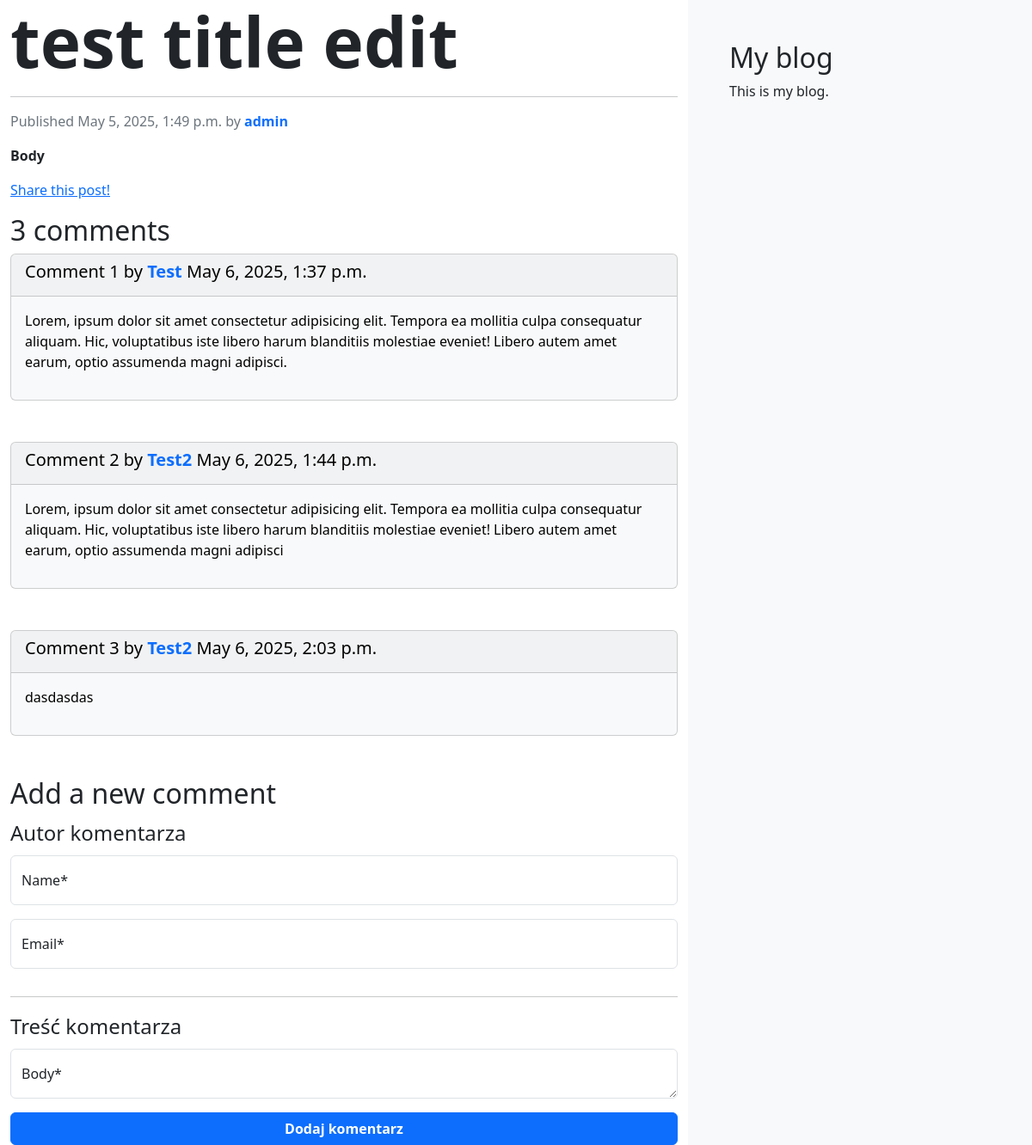
Page /blog/2025/5/5/test-title/ on the committed database.
### blog/models.py (models this page shows, shortened)
class Post(models.Model):
    class Status(models.TextChoices):
        DRAFT = "DF", "Draft"
        PUBLISHED = "PB", "Published"
    title = models.CharField(max_length=255)
    slug = models.SlugField(
        max_length=255,
        unique_for_date="publish",
    )
    author = models.ForeignKey(
        settings.AUTH_USER_MODEL,
        on_delete=models.CASCADE,
        related_name="posts",
    )
    body = models.TextField()
    publish = models.DateTimeField(default=timezone.now)
    created_at = models.DateTimeField(auto_now_add=True)
    updated_at = models.DateTimeField(auto_now=True)
    status = models.CharField(max_length=2, choices=Status, default=Status.DRAFT)
    objects = models.Manager()  # default manager
    published = PublishedManager()  # custom manager
    tags = TaggableManager()  # taggit manager
    class Meta:
        ordering = ["-publish"]
        indexes = [
            models.Index(fields=("-publish",)),
        ]

class Comment(models.Model):
    post = models.ForeignKey(Post, on_delete=models.CASCADE, related_name="comments")
    name = models.CharField(max_length=80)
    email = models.EmailField()
    body = models.TextField()
    created_at = models.DateTimeField(auto_now_add=True)
    updated_at = models.DateTimeField(auto_now=True)
    active = models.BooleanField(default=True)
    class Meta:
        ordering = ["created_at"]
        indexes = [models.Index(fields=["created_at"])]

### blog/views.py (the view)
def post_detail(request, year, month, day, post):
    post = get_object_or_404(
        Post,
        status=Post.Status.PUBLISHED,
        slug=post,
        publish__year=year,
        publish__month=month,
        publish__day=day,
    )
    comments = post.comments.filter(active=True)
    form = CommentForm()
    context = {"post": post, "comments": comments, "form": form}
    return render(
        request,
        "blog/post/detail.html",
        context,
    )

### blog/forms.py
class CommentForm(forms.ModelForm):
    class Meta:
        model = Comment
        fields = ("name", "email", "body")
    def __init__(self, *args, **kwargs):
        post_id = kwargs.pop("post_id", None)
        super().__init__(*args, **kwargs)
        self.helper = FormHelper()
        self.helper.form_method = "post"
        if post_id:
            self.helper.form_action = reverse(
                "blog:post_comment", kwargs={"post_id": post_id}
            )
        self.helper.form_class = "form-horizontal mt-5"
        self.helper.label_class = "col-sm-3 col-form-label"
        self.helper.field_class = "p-2"
        self.helper.layout = Layout(
            Fieldset(
                "Autor komentarza",
                FloatingField("name", placeholder="Your name"),
                FloatingField("email", placeholder="Your email"),
            ),
            HTML("<hr>"),
            Fieldset(
                "Treść komentarza",
                FloatingField("body", placeholder="Napisz coś..."),
            ),
            Submit(
                "submit", "Dodaj komentarz", css_class="btn btn-primary col-12 fw-bold"
            ),
        )

### blog/templates/blog/post/detail.html (shortened to what this page needs)
{% extends "blog/_base.html" %}
{% block content %}
<div>
    <h1 class="display-1 fw-semibold">
    </h1>
    <hr>
</div>
<p class="text-secondary">
    Published {{ post.publish }} by <span class="text-primary fw-semibold">{{ post.author }}</span>
</p>
<span class="fw-semibold">
    {{ post.body|capfirst|linebreaks }}
</span>
<p>
    <a href="{% url 'blog:post_share' post.id %}">Share this post!</a>
</p>
{% with comments.count as total_comments %}
<h2>{{ total_comments }} comment{{ total_comments|pluralize }}</h2>
{% endwith %}
{% for comment in comments %}
<div class="card text-bg-light mb-5">
    <div class="card-header">
        <h5 class="card-title">
            Comment {{ forloop.counter }} by <span class="text-primary fw-semibold">{{ comment.name }}</span>
            {{ comment.created_at }}
        </h5>
    </div>
    <div class="card-body">
        <span>
            {{ comment.body|linebreaks }}
        </span>
    </div>
</div>
{% empty %}
<p>There are no comments.</p>
{% endfor %}
{% include "blog/post/includes/comment_form.html" %}
{% endblock content %}

### blog/static/css/blog.css (style rules this page uses)
body { padding: 0; margin: 0; box-sizing: border-box; }

### rows in the picture
Post: publish "May 5, 2025, 1:49 p.m.", author "admin", body "Body"
Comment: name "Test", created_at "May 6, 2025, 1:37 p.m.", body "Lorem, ipsum dolor sit amet consectetur adipisicing elit. Tempora ea mollitia culpa consequatur aliquam. Hic, voluptatibus iste libero harum blanditiis molestiae eveniet! Libero autem amet earum, optio assumenda magni adipisci."
Comment: name "Test2", created_at "May 6, 2025, 1:44 p.m.", body "Lorem, ipsum dolor sit amet consectetur adipisicing elit. Tempora ea mollitia culpa consequatur aliquam. Hic, voluptatibus iste libero harum blanditiis molestiae eveniet! Libero autem amet earum, optio assumenda magni adipisci"
Comment: name "Test2", created_at "May 6, 2025, 2:03 p.m.", body "dasdasdas"

### other values in the picture
{{ total_comments }} "3"
